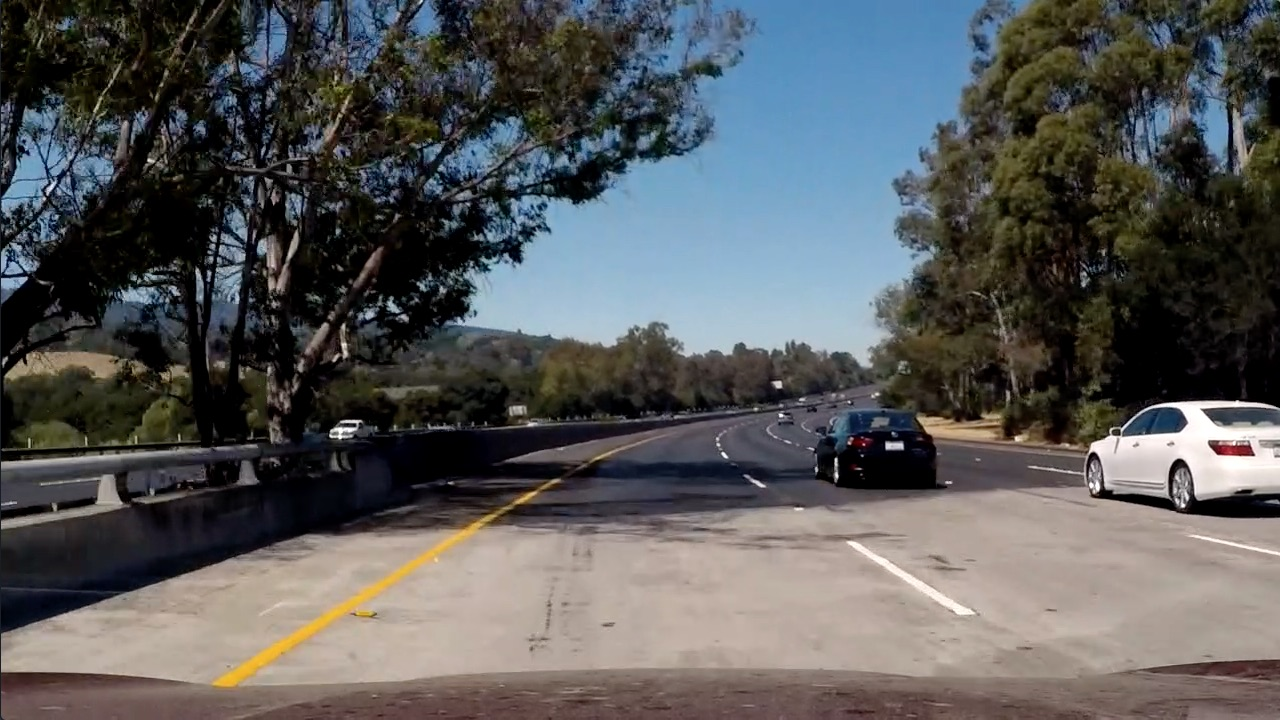
#> input picture test_images/test5.jpg, 1280 x 720 px
$ python thresh_white.py
#> lines starting #> are read from the running program, lines starting #| are printed output that depends on the picture; after the words box and inside, x2 and y2 are one past the last pixel; in counts of white or black regions, pixels touching at a corner belong together
import cv2
import numpy as np
import lanelines as LL

#optional argument
def nothing(x):
    pass

# [33 lines of commented-out code are left out]

cv2.namedWindow('image', flags=cv2.WINDOW_NORMAL)
cv2.createTrackbar('Thr', 'image', 200, 255, nothing)

while(1):
    frame = cv2.imread('./test_images/test5.jpg')
#> frame is the input picture: shape (720, 1280, 3); mean B, G, R 89.8, 89.3, 88.5
    t = cv2.getTrackbarPos('Thr', 'image')
    thr_lower = np.array([t,t,t])
    thr_upper = np.array([255,255,255])
    seg = cv2.inRange(frame, thr_lower, thr_upper)
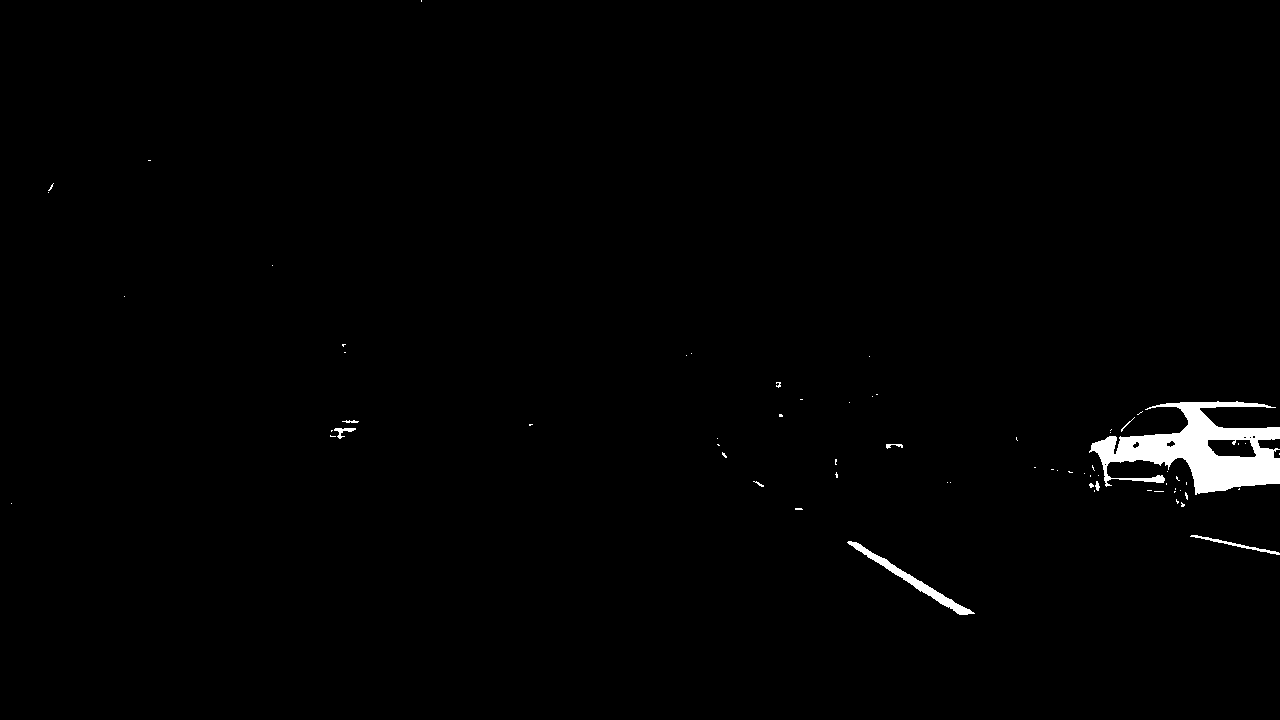
#> seg: shape (720, 1280); 1.1% white; 68 white regions (59 under 20 px), largest, box (x1, y1, x2, y2) and area: (1089, 401, 1280, 495) 8223, (847, 541, 975, 615) 1038, (1190, 535, 1280, 555) 245
    cv2.imshow('image', seg)

    k = cv2.waitKey(5) & 0xFF
#> (key Esc is pressed here)
    if k == 27:
        break

cv2.destroyAllWindows()

$ run again, with test_images/test6.jpg copied over test_images/test5.jpg
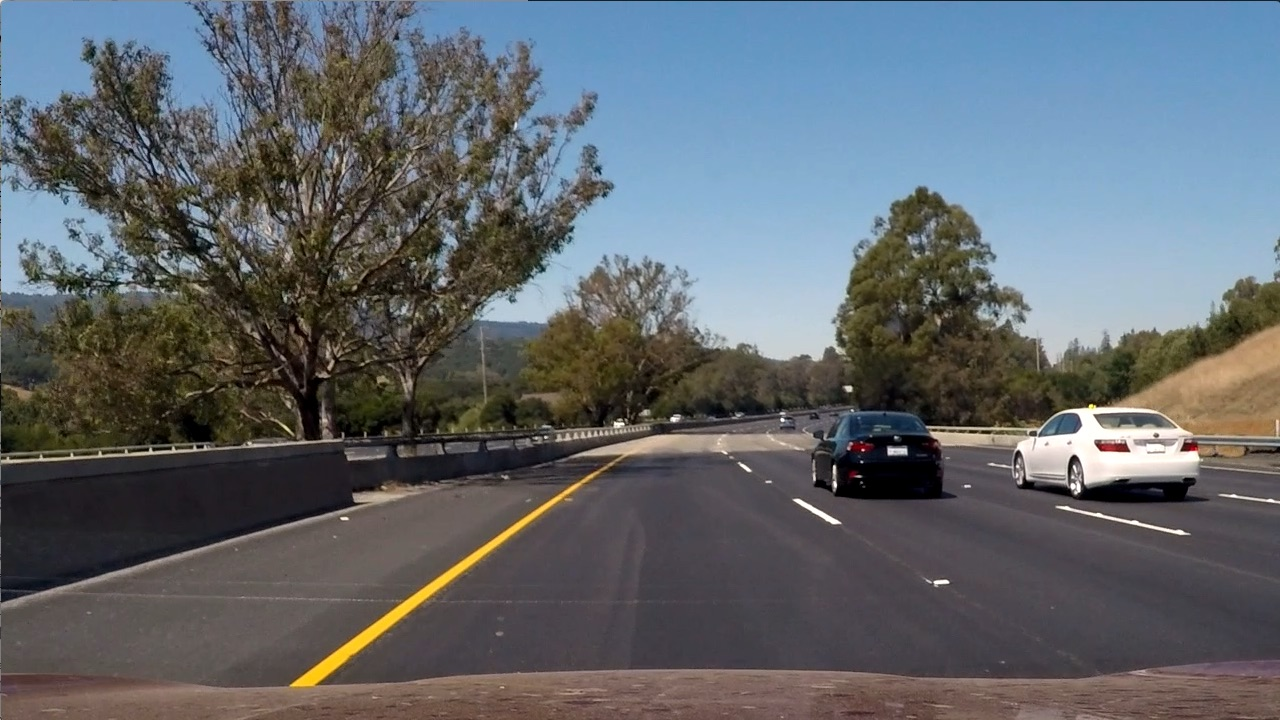
#> input picture test_images/test6.jpg, 1280 x 720 px
#> frame is the input picture: shape (720, 1280, 3); mean B, G, R 107.9, 102.6, 97
#> `seg = cv2.inRange(frame, thr_lower, thr_upper)`:
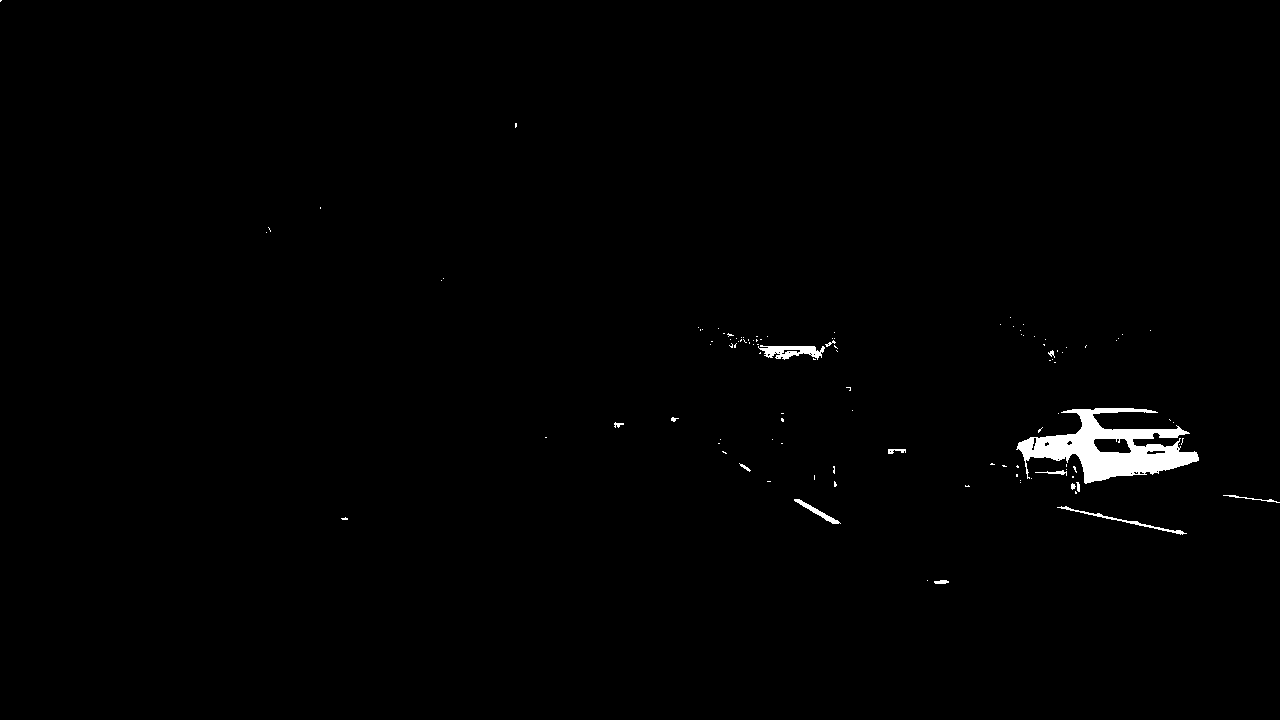
#> seg: shape (720, 1280); 0.85% white; 111 white regions (96 under 20 px), largest, box (x1, y1, x2, y2) and area: (1016, 408, 1199, 484) 6004, (758, 345, 825, 360) 571, (1057, 506, 1187, 535) 315

$ run again, with test_images/test1.jpg copied over test_images/test5.jpg
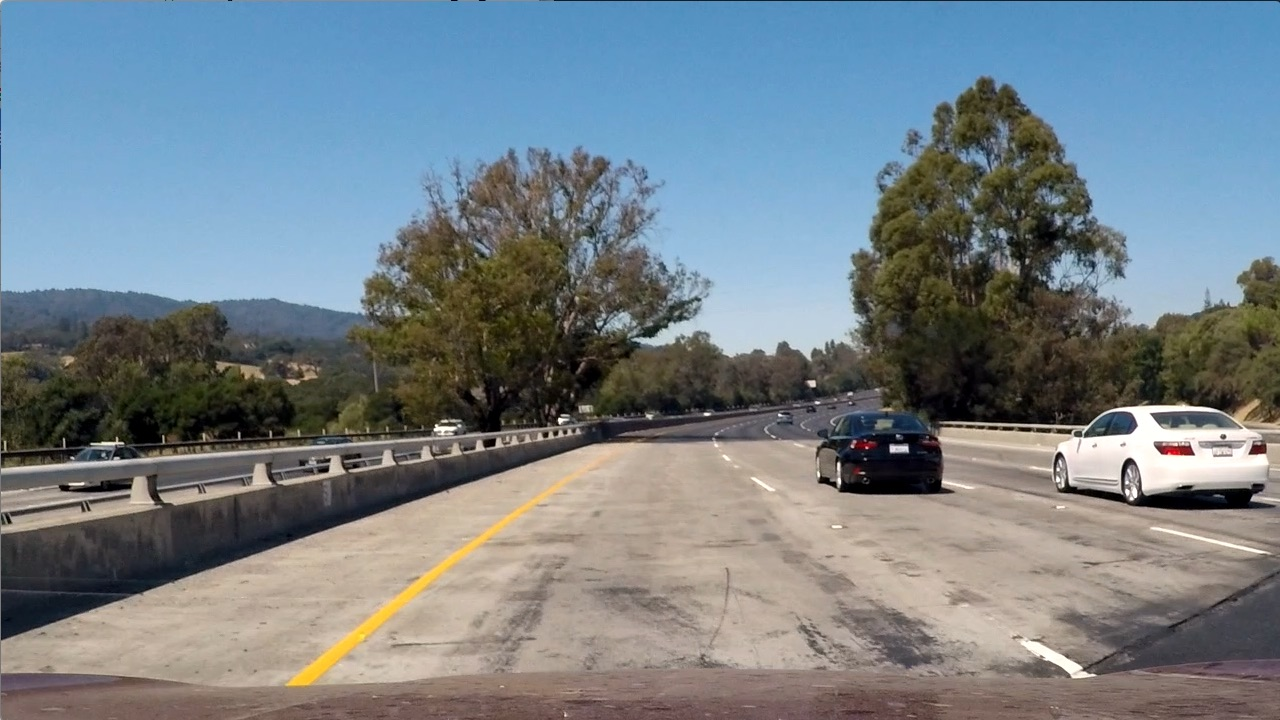
#> input picture test_images/test1.jpg, 1280 x 720 px
#> frame is the input picture: shape (720, 1280, 3); mean B, G, R 135.5, 128.7, 117.5
#> `seg = cv2.inRange(frame, thr_lower, thr_upper)`:
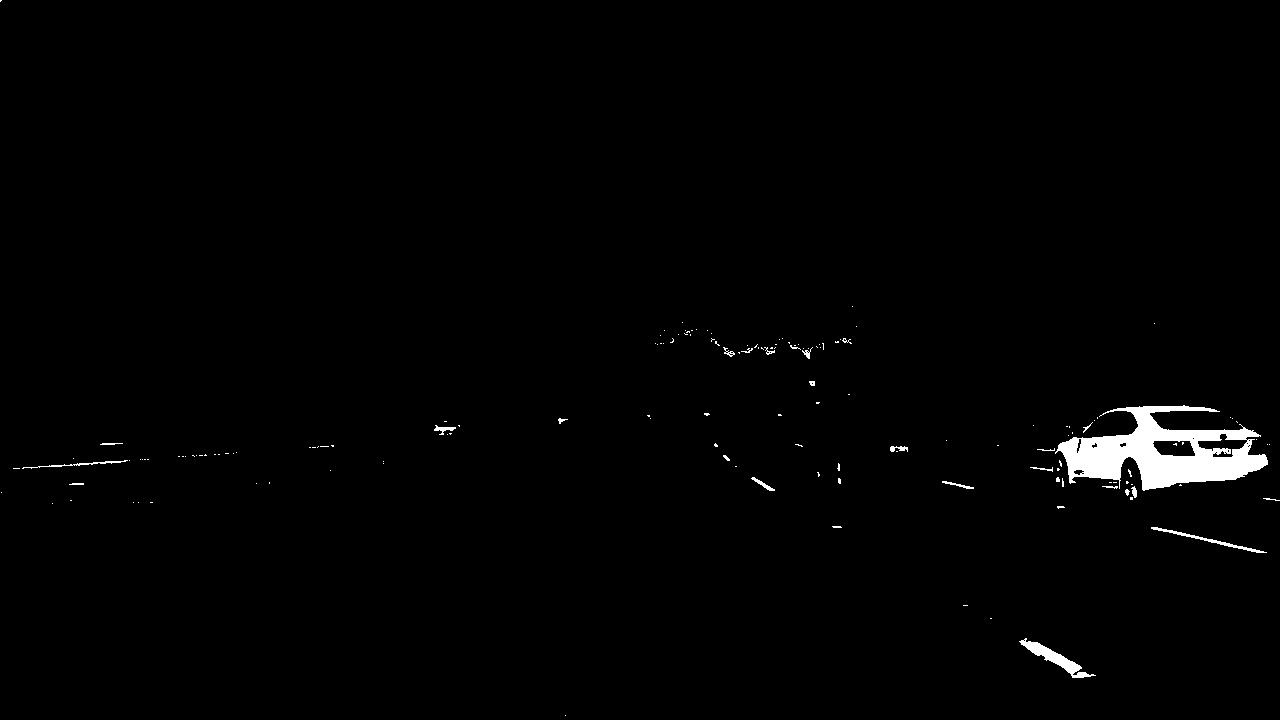
#> seg: shape (720, 1280); 1.2% white; 155 white regions (130 under 20 px), largest, box (x1, y1, x2, y2) and area: (1055, 405, 1268, 491) 8780, (1019, 638, 1096, 678) 737, (1151, 527, 1267, 553) 337
